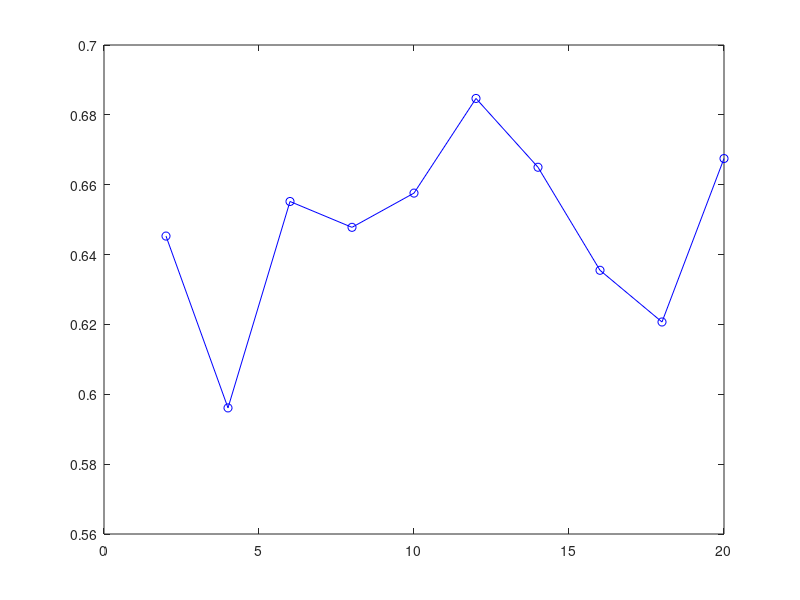

Recreate this plot in MATLAB.
%{
feature = csvread('fer20130.csv',0,1);
label = csvread('fer20130.csv',0,0,[0,0,10,0]);

for i = 1:10
face1row = feature(i,:);
face = reshape(face1row,[48,48]);
man1 = uint8(face');
figure
imshow(man1);
end
%}
figure
x = 2:2:20;
y = [0.6453    0.5961    0.6552    0.6478    0.6576    0.6847    0.6650    0.6355    0.6207    0.6675];
plot(x,y,'b-o');
